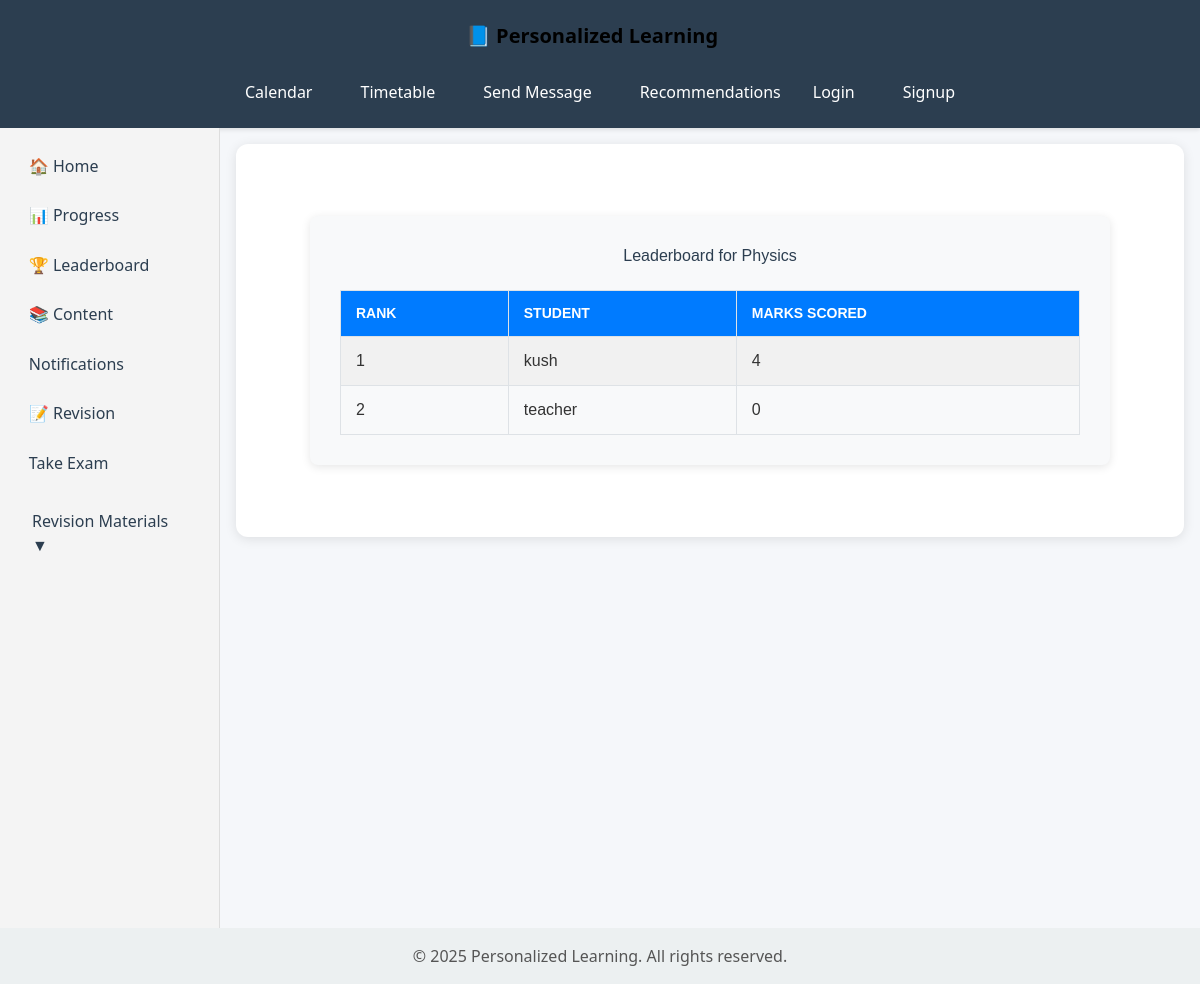
The page /examination/exams/3/leaderboard/ on the database its author committed.
### Examination/models.py (models this page shows, shortened)
class Exam(models.Model):
    title = models.CharField(max_length=255)
    created_by = models.ForeignKey(Teacher, on_delete=models.SET_NULL, null=True)
    created_at = models.DateTimeField(auto_now_add=True)

class StudentExam(models.Model):
    student = models.ForeignKey(Profile, on_delete=models.CASCADE)
    exam = models.ForeignKey(Exam, on_delete=models.CASCADE)
    submitted_at = models.DateTimeField(auto_now_add=True)
    graded = models.BooleanField(default=False)
    submitted=models.BooleanField(default=False)
    total_marks = models.PositiveIntegerField(default=0)

### users/models.py (models this page shows, shortened)
class Profile(models.Model):
    GENDER_CHOICES = [
        ('M', 'Male'),
        ('F', 'Female'),
        ('O', 'Other'),
    ]
    ROLE_CHOICES = [
        ('student', 'Student'),
        ('teacher', 'Teacher'),
        ('admin', 'Admin'),
    ]
    user = models.OneToOneField(User, on_delete=models.CASCADE, related_name='users_profile',null=True)
    full_name = models.CharField(max_length=150, blank=True)
    grade = models.CharField(max_length=50, blank=True)
    school = models.CharField(max_length=100, blank=True)
    address = models.CharField(max_length=255, blank=True)
    gender = models.CharField(max_length=1, choices=GENDER_CHOICES, blank=True)
    dob = models.DateField(verbose_name="Date of Birth", null=True, blank=True)
    role = models.CharField(max_length=10, choices=ROLE_CHOICES, default='teacher')

### Examination/views.py (the view)
# urls.py: path('exams/<int:exam_id>/leaderboard/', views.exam_leaderboard, name='exam_leaderboard'),
def exam_leaderboard(request, exam_id):
    exam = get_object_or_404(Exam, id=exam_id)
    student_exams = StudentExam.objects.filter(exam=exam, graded=True).select_related('student__user').order_by('-total_marks')
    return render(request, 'Examination/exam_leaderboard.html', {
        'exam': exam,
        'student_exams': student_exams,
    })

### Examination/templates/Examination/exam_leaderboard.html (shortened to what this page needs)
{% extends "content/base.html" %}
{% block content %}
<div class="leaderboard-container">
  <h2>Leaderboard for {{ exam.title }}</h2>
  <table class="leaderboard-table">
    <tr>
      <th>Rank</th>
      <th>Student</th>
      <th>Marks Scored</th>
    </tr>
    {% for se in student_exams %}
      <tr>
        <td>{{ forloop.counter }}</td>
        <td>{{ se.student.user.get_full_name|default:se.student.user.username }}</td>
        <td>{{ se.total_marks }}</td>
      </tr>
    {% empty %}
      <tr>
        <td colspan="3" class="empty-row">No students have taken this exam yet.</td>
      </tr>
    {% endfor %}
  </table>
</div>
{% endblock %}

### content/templates/content/base.html (style rules this page uses)
body { margin: 0; font-family: 'Segoe UI', Tahoma, Geneva, Verdana, sans-serif; background-color: #f5f7fa; color: #333; display: flex; flex-direction: column; min-height: 100vh; }

### Examination/templates/Examination/exam_leaderboard.html (style rules this page uses)
.leaderboard-container { max-width: 800px; margin: 40px auto; padding: 30px; background-color: #f8f9fa; border-radius: 8px; font-family: Arial, sans-serif; box-shadow: 0 2px 10px rgba(0, 0, 0, 0.1); }
.leaderboard-container h2 { text-align: center; margin-bottom: 25px; color: #2c3e50; }
.leaderboard-table { width: 100%; border-collapse: collapse; }
.leaderboard-table th, .leaderboard-table td { padding: 12px 15px; border: 1px solid #dee2e6; text-align: left; }
.leaderboard-table th { background-color: #007bff; color: #fff; text-transform: uppercase; font-size: 14px; }
.leaderboard-table tr:nth-child(even) { background-color: #f1f1f1; }

### rows shown on the page
Exam: title "Physics"
StudentExam: student.user.get_full_name "kush", total_marks "4"
StudentExam: student.user.get_full_name "teacher", total_marks "0"
